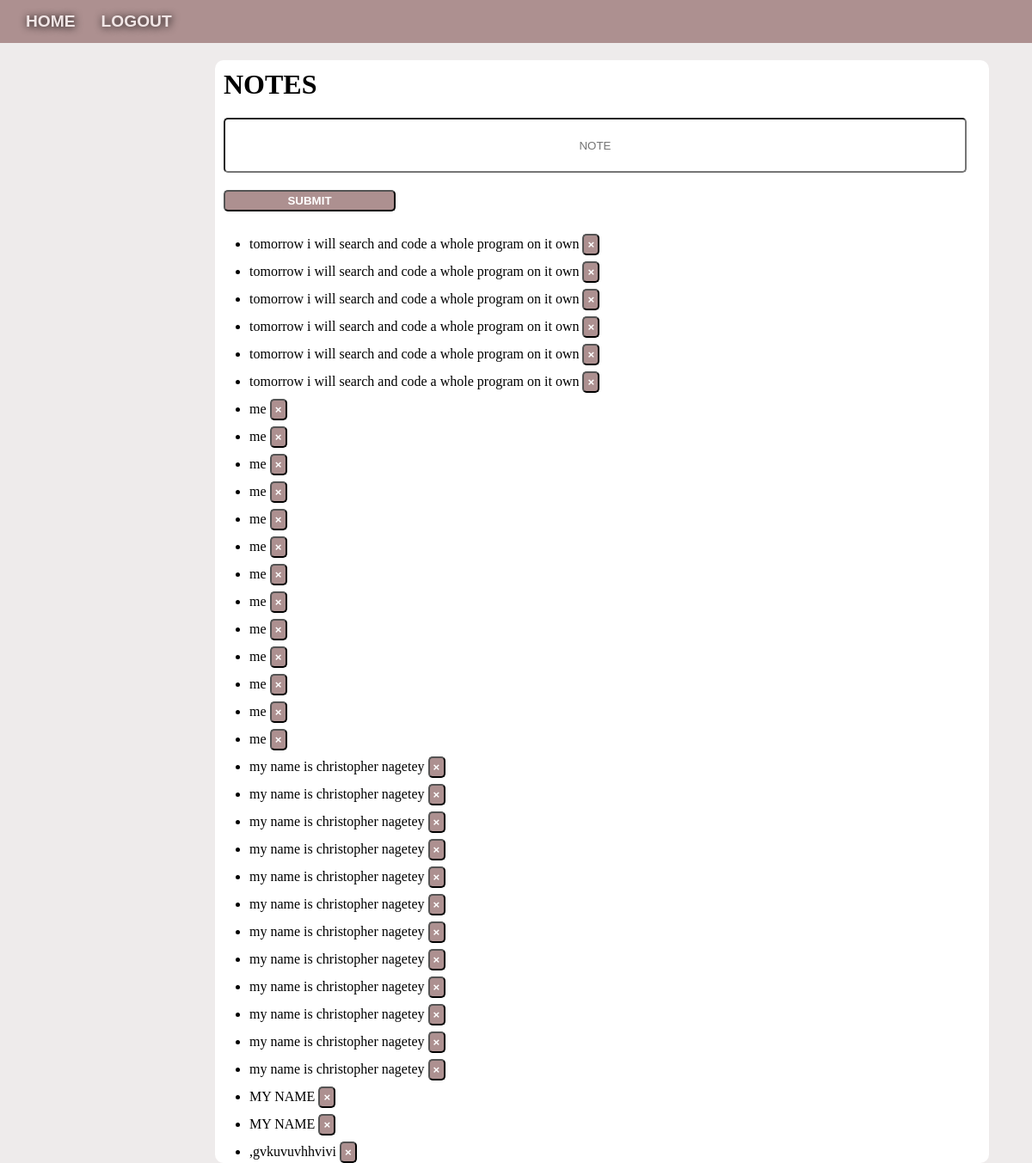
The app's page / (signed in), older data.
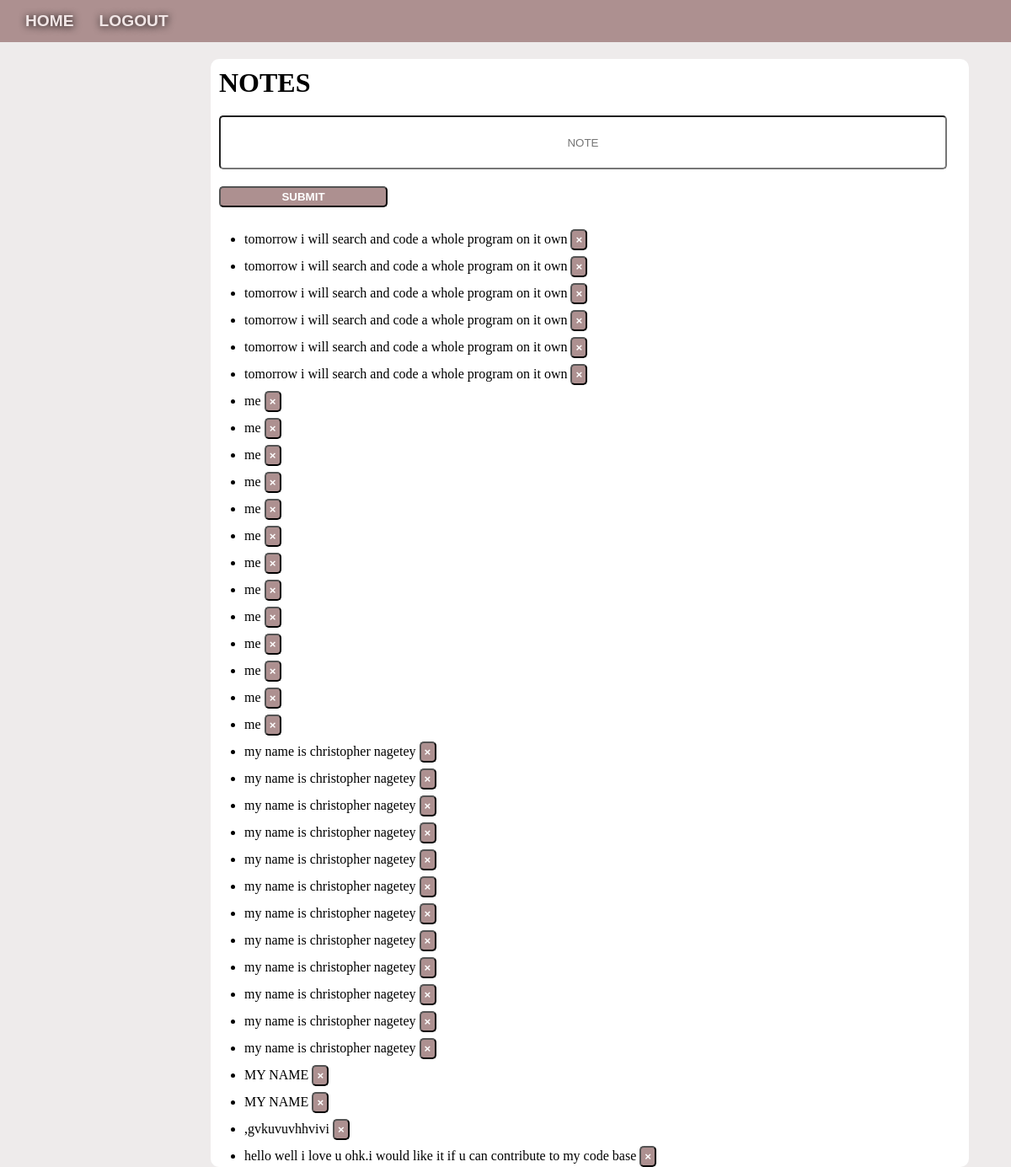
The same page, newer data.
### modules.py (models this page shows)
class note_info(db.Model):
    id = db.Column(db.Integer(), primary_key=True)
    DATA = db.Column(db.String(1000))
    date = db.Column(db.DateTime(timezone=True), default=func.now())
    user_id = db.Column(db.Integer(), db.ForeignKey('user_info.id'))

### views.py (the view, shortened to what this page needs)
@views.route('/', methods=['POST','GET'])
@login_required
def home_page():
    return render_template("home_page.html", user=current_user)

### __init__.py (called while the page is built)
def create_app():
    app = Flask(__name__)
    app.config['SECRET_KEY'] = 'lkasbokjsdocij asdij  askdci asdj m'
    app.config['SQLALCHEMY_DATABASE_URI'] = F'sqlite:///{DB_NAME}'
    db.init_app(app)
    from auth import auth
    from views import views
    app.register_blueprint(auth, url_prefix='/')
    app.register_blueprint(views, url_prefix='/')
    from modules import user_info, note_info
    with app.app_context():
        db.create_all()
    login_manager = LoginManager()
    login_manager.login_view = 'auth.login_page'
    login_manager.init_app(app)
    @login_manager.user_loader
    def load_user(id):
        return user_info.query.get(int(id))
    return app

### templates/home_page.html (shortened to what this page needs)
<!DOCTYPE html>
<html>
    <head>
        <link rel="stylesheet" href="static/home_page.css">
    </head>
    <body>
        <nav>
            <div><a href="/" id="home">HOME</a></div>
            <div><a href="/logout" id="logout">LOGOUT</a></div>
        </nav>
        <form method="POST">
            <div><h1>NOTES</h1></div>
            <div>
            <input type="textarea" name="note" id="note" placeholder="NOTE">
            </div>
            <div>
                <button type="submit">SUBMIT</button>
            </div>
            <ul>
                {% for note in user.NOTES %}
                <li style="margin-bottom: 7px;">{{note.DATA}}
                    <button type="button" style="width: 20px;" onclick="deleteNote('{{note.id}}')">
                        <span aria-hidden="true">&times;</span>
                    </button>
                </li>
                {% endfor %}
            </ul>
        </form>
    </body>
</html>

### static/home_page.css (style rules this page uses)
body { margin: 0px; height: 700px; background-color: rgb(238, 235, 235); }
nav { background-color: rgb(173, 144, 144); display: flex; height: 30px; align-items: center; padding: 10px; }
a { font-family: arial; font-weight: bolder; text-decoration: none; color: rgb(241, 230, 230); text-shadow: 1px 1px 10px black; font-size: larger; margin-left: 10px; }
form { margin-top: 20px; background: white; width: 900px; margin-left: 250px; min-height: 600px; border-radius: 10px; }
div { padding: 10px; }
input { outline: none; width: 850px; text-align: center; text-decoration: none; font-family: arial; font-size: 20; vertical-align: center; border-radius: 5px; padding: 5px; height: 50px; }
button { font-family: arial; background-color: rgb(173, 144, 144); color: white; text-align: center; width: 200px; font-weight: bold; cursor: pointer; padding: 3px; vertical-align: center; border-radius: 5px; }
h1 { margin-top: 0px; margin-bottom: 0px; }

Row changes from the older to the newer data that the page shows:
added note_info: DATA "hello well i love u ohk.i would like it if u can contribute to my code base"
